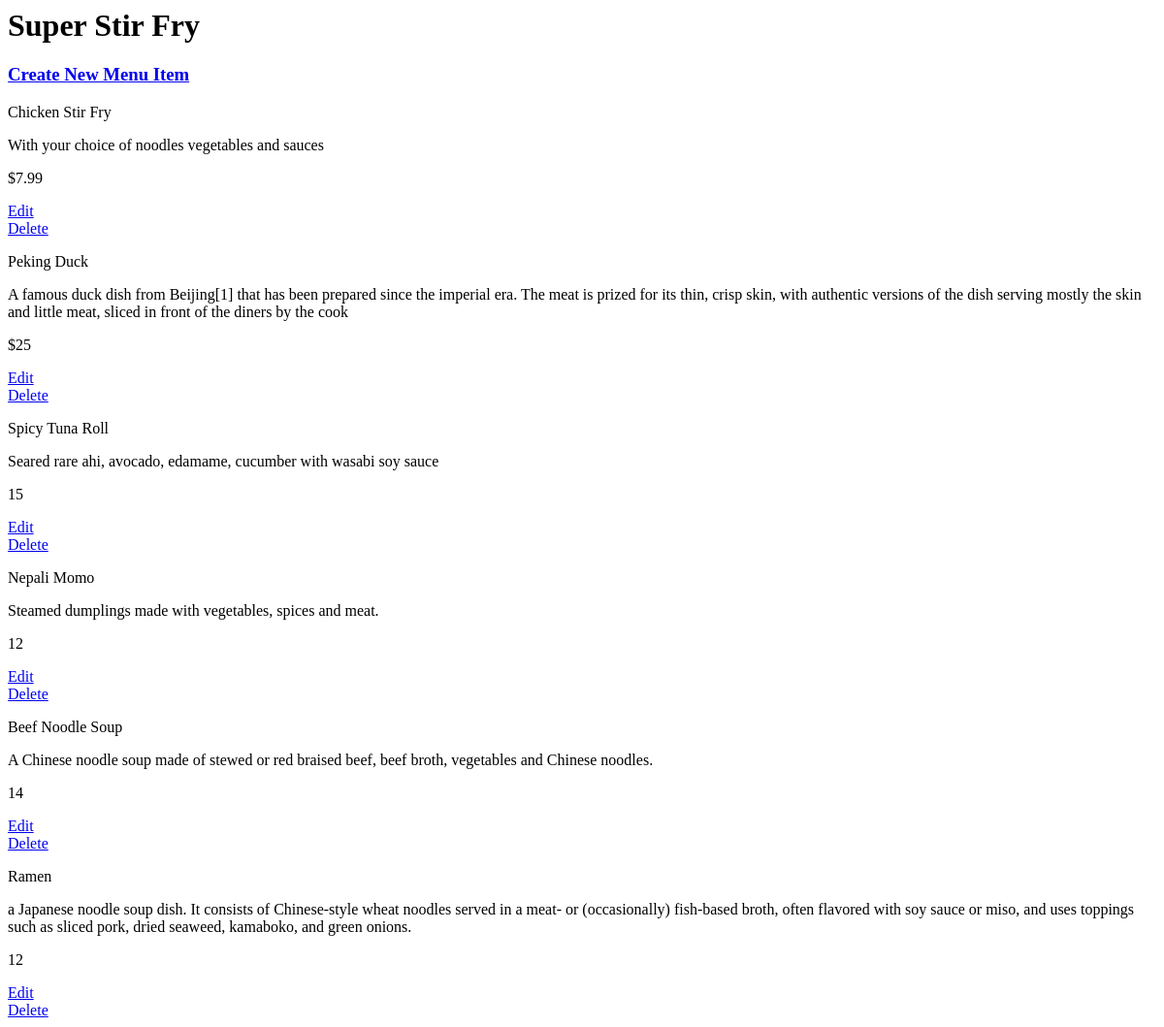
Before: /restaurants/2 with the older database file.
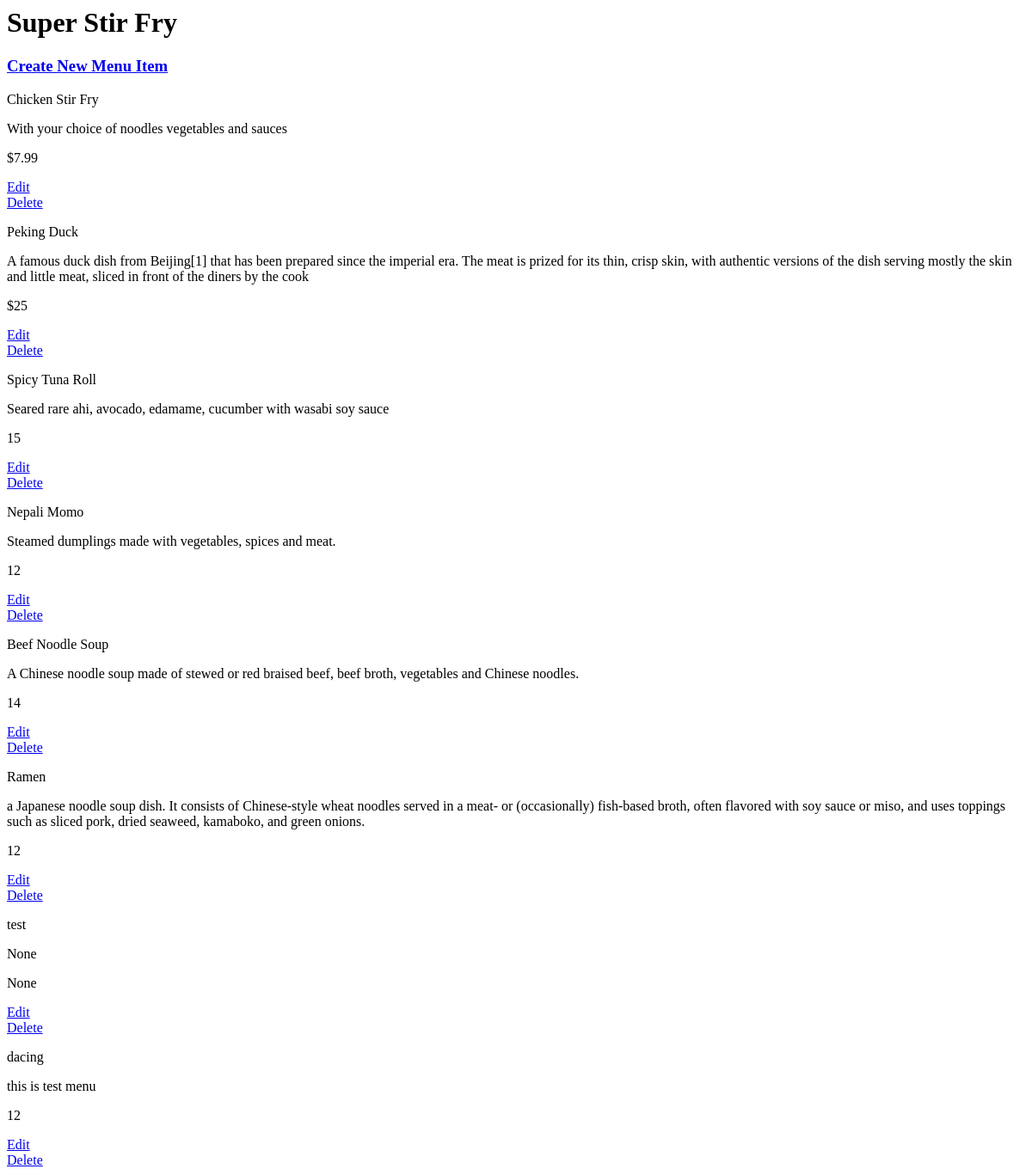
After: the same page with the newer database file.
### database_setup.py (models this page shows)
class MenuItem(Base):
    __tablename__ = 'menu_item'
    name = Column(String(80), nullable=False)
    id = Column(Integer, primary_key=True)
    description = Column(String(250))
    price = Column(String(8))
    course = Column(String(250))
    restaurant_id = Column(Integer, ForeignKey('restaurant.id'))
    restaurant = relationship(Restaurant)

### app.py (the view)
@app.route("/")
@app.route("/restaurants/<int:restaurant_id>")
def restaurantMenu(restaurant_id):
    restaurant = session.query(Restaurant).filter_by(id = restaurant_id).one()
    items = session.query(MenuItem).filter_by(restaurant_id = restaurant_id)
    return render_template('menu.html', restaurant=restaurant, items=items)

### templates/menu.html (shortened to what this page needs)
<html>
<body>
<h1>{{restaurant.name}}</h1>
<h3><a href="{{ url_for('newMenuItem', restaurant_id=restaurant.id) }}">Create New Menu Item</a></h3>
{% for i in items %}
<div>
<p>{{i.name}}</p>
<p>{{i.description}}</p>
<p> {{i.price}} </p>
<a href="{{url_for('editMenuItem', restaurant_id = restaurant.id, menu_id = i.id) }}">Edit</a>
<a href = "{{url_for('deleteMenuItem', restaurant_id = restaurant.id, menu_id = i.id ) }}">Delete</a>
</div>
{% endfor %}
</body>
</html>

Changed rows visible on the page:
added MenuItem: name "test", description "None", price "None"
added MenuItem: name "dacing", description "this is test menu", price "12"
